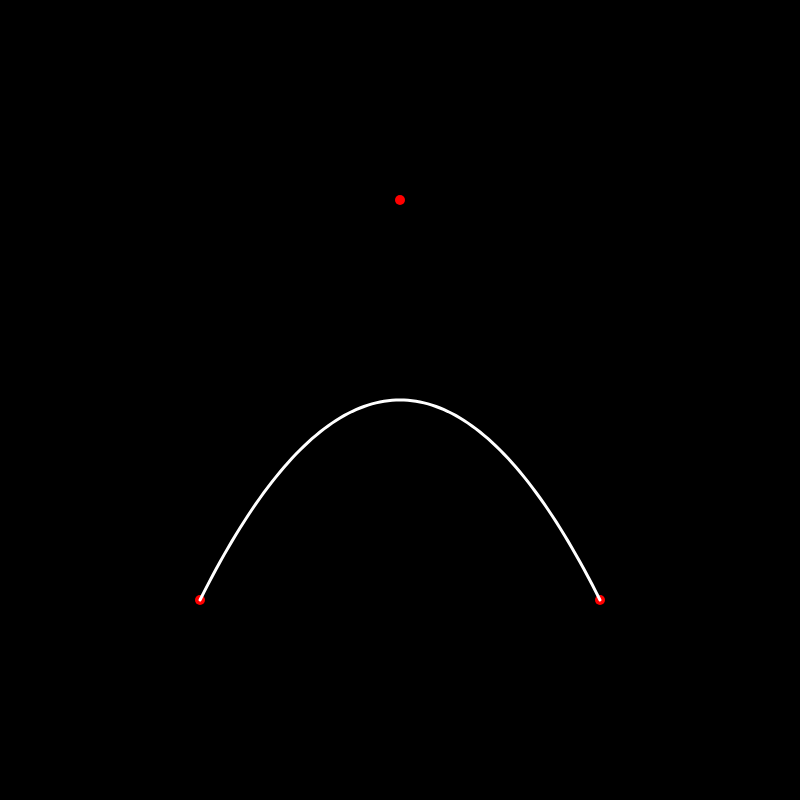
Frame 1 (no input)
Frame 60 (no input): identical to frame 1, image omitted
Frame 120 (the mouse pressed at the canvas centre since frame 60): identical to frame 1, image omitted

The p5.js sketch that drew this single still picture (run headless with seeded random() and noise() and a simulated clock; from frame 60 on, the mouse is pressed at the canvas centre):

// p5.js sketch
// ── sketch.js

let t = 0;
let NOISE_SCALE = 10;
let RESOLUTION = 100
let p1 = [200, 600];
let p2 = [400, 200];
let p3 = [600, 600];

function setup() {
    createCanvas(800, 800);
    background(0);
    plot_control_points(p1, p2, p3);
    bezier_curve(p1, p2, p3);
}

function draw() {
}
    
function bezier_curve(p1, p2, p3) {
    noFill();
    beginShape();
    for (let i = 0; i <= RESOLUTION; i++) {
        let t = i / RESOLUTION;
        // bezier curve (https://javascript.info/bezier-curve)
        let x, y;
        x = (1-t)**2 * p1[0] + 2*(1-t)*t * p2[0] + t**2 * p3[0];
        y = (1-t)**2 * p1[1] + 2*(1-t)*t * p2[1] + t**2 * p3[1];
        // noise
        // let x_n, y_n;
        // x_n = x + NOISE_SCALE * noise(x);
        // y_n = y + NOISE_SCALE * noise(y);
        stroke(255);
        strokeWeight(3);
        vertex(x, y);
    }
    endShape();
}

function plot_control_points(p1, p2, p3) {
    noStroke();
    fill('red');
    ellipse(p1[0], p1[1], 10);
    ellipse(p2[0], p2[1], 10);
    ellipse(p3[0], p3[1], 10);
}
// ── stain.js
class Stain {
    constructor(center, num_vertex, len_outer, len_inner) {
        this.center = center;
        this.num_vertex = num_vertex;
        this.len_outer = len_outer;
        this.len_inner = len_inner;
        this.outer_points = [];
        this.inner_points = [];
        this.theta_init = random(2 * PI);
        this.theta_tmp = this.theta_init;
    }

    get_dots() {
        while (this.theta_tmp < this.theta_init + 2 * PI) {
            let x_o, y_o, x_i, y_i;
            x_o = this.center[0] + this.len_outer * cos(this.theta_tmp);
            y_o = this.center[1] + this.len_outer * sin(this.theta_tmp);
            this.outer_points.push([x_o, y_o]);
            let theta_tmp_next, theta_inner;
            theta_tmp_next = this.theta_tmp + random(2 * PI / NUM_VERTEX);
            theta_inner = random(this.theta_tmp, theta_tmp_next);
            x_i = this.center[0] + this.len_inner * cos(theta_inner);
            y_i = this.center[1] + this.len_inner * sin(theta_inner);
            this.inner_points.push([x_i, y_i]);
            this.theta_tmp = theta_tmp_next;
        }
    }

    display() {
        for (let i = 0; i < this.outer_points.length; i++) {
            let p1, p2, p3;
            p1 = this.outer_points[i];
            p2 = this.inner_points[i];
            if (i + 1 < this.outer_points.length) {
                p3 = this.outer_points[i + 1];
            } else {
                p3 = this.outer_points[0];
            }
            this.plot_control_points(p1, p2, p3);
            this.bezier_curve(p1, p2, p3);
        }
    }

    bezier_curve(p1, p2, p3) {
        noFill();
        beginShape();
        for (let i = 0; i <= RESOLUTION; i++) {
            let t = i / RESOLUTION;
            // bezier curve (https://javascript.info/bezier-curve)
            let x, y;
            x = (1-t)**2 * p1[0] + 2*(1-t)*t * p2[0] + t**2 * p3[0];
            y = (1-t)**2 * p1[1] + 2*(1-t)*t * p2[1] + t**2 * p3[1];
            // noise
            // let x_n, y_n;
            // x_n = x + NOISE_SCALE * noise(x);
            // y_n = y + NOISE_SCALE * noise(y);
            stroke(255);
            strokeWeight(3);
            vertex(x, y);
        }
        endShape();
    }

    plot_control_points(p1, p2, p3) {
        noStroke();
        fill('red');
        ellipse(p1[0], p1[1], 10);
        ellipse(p2[0], p2[1], 10);
        ellipse(p3[0], p3[1], 10);
    }
}
